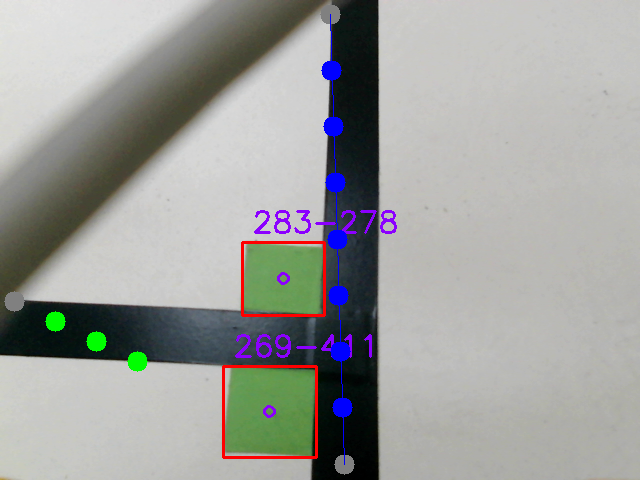
#> input picture python_code/python_code/kode_stz/img/1.png, 640 x 480 px, given in place of the camera
$ python new_sensor_bgr_different_color_13_11_2021.py
#> lines starting #> are read from the running program, lines starting #| are printed output that depends on the picture; after the words box and inside, x2 and y2 are one past the last pixel; in counts of white or black regions, pixels touching at a corner belong together
### python_code/python_code/kode_stz/cord_corr.py
import numpy as np

################################
# Внуртрениие параметры камеры #
################################


Height = 480 #Число пикселей по высоте кадра
Width = 640#Число пикселей по ширине кадра
c_x = Width//2 #Координата центра кадра в пикселях по ширине кадра
c_y = Height//2 #Координата центра кадра в пикселях по высоте кадра

Full_angle_field_visin_by_height = 40.86 #Прописать измеренный полный угол обзора камеры по высоте кадра в градусах
Full_angle_field_visin_by_width = 52.8 #Прописать измеренный полный угол обзора камеры по ширине кадра в градусах

Angle_by_pixel_from_height = Full_angle_field_visin_by_height/Height #Вычисляем число градусов на один пиксель по высоте кадра (float, градусы)
Angle_by_pixel_from_width = Full_angle_field_visin_by_width/Width #Вычисляем число градусов на один пиксель по ширине кадра (float, градусы)


###############################
# Внешние параметры параметры #
###############################
Distance = 0.198#Расстояние до центра кадра в метрах. Можно измерить визируя центр кадра на изображении маркером. Отмечаем точку на листе под маркером центра кадра, измеряем линейкой расстояние от точки до камеры. После проверок можно удалить этот параметр.
Roll_angle = 0# угол крена в градусах, по идее равен нулю для платформы если камера выставлена ровно.
Pith_angle = 90-66.5# угол тангажа в градусах, необходимо измерить, или вычислить. = 90град минус угол между оптической осью (см. измерение дистанции) и плоскостью стола.
h_measured = 0.185#Длина перпендикуляра от камеры до стола в метрах

def calc_cord_object(Object_Center_X_local_u_v_cord, Object_Center_Y_local_u_v_cord):# Расчет координат с учетом углов
    Object_Center_u_cord_cent_cam = Object_Center_X_local_u_v_cord - c_x# Переход к пиксельным координатам в новую систему координат, где начало координат не левый верхний угол, а центр кадра. Координаты объекта пиксельные относительно центра. Здесь Object_Center_X_local_u_v_cord - найденные координаты в системе координат матирицы u-v, где 0 верхний левый угол матрицы, ось u направлена слева направо и соответствует оси Х будущей системы координат, ось v направлена сверху вниз и соответствует оси У новой системы координат.
    Object_Center_v_cord_cent_cam = -Object_Center_Y_local_u_v_cord + c_y# Переход к пиксельным координатам в новую систему координат, где начало координат не левый верхний угол, а центр кадра.
    #print('Координаты объекта пиксельные относительно центра по оси u -->', Object_Center_u_cord_cent_cam)
    #print('Координаты объекта пиксельные относительно центра по оси v -->', Object_Center_v_cord_cent_cam)

    X_object_cam_angle = Object_Center_u_cord_cent_cam * np.deg2rad(Angle_by_pixel_from_width)
    Y_object_cam_angle = Object_Center_v_cord_cent_cam * np.deg2rad(Angle_by_pixel_from_height)
    #print('Угол смещения объекта от центра кадра по оси Х', np.rad2deg(X_object_cam_angle))
    #print('Угол смещения объекта от центра кадра по оси Y', np.rad2deg(Y_object_cam_angle))

    h_calc = Distance * np.cos(np.deg2rad(Roll_angle)) * np.cos(np.deg2rad(Pith_angle)) # Нужно проверить, если все углы и дистанции внесены правильно, h_calc должно совпадать с длиной перпендикуляра от камеры до стола
    if np.absolute(h_calc - h_measured) < 0.01: #Проверяем корректость введенных данных по углам и высотам. После проверок можно удалить это условие вместе с расчетом h_calc и параметром Distance.
       #Окончательно вычисляем координаты объекта в метрах относительно центра кадра с учетом углов установки камеры
       Y_object_cam_cord = h_measured * np.tan(np.deg2rad(Pith_angle) + Y_object_cam_angle) #- h_measured * np.tan(np.deg2rad(Pith_angle))
       gamma_angle = np.arctan(np.sin(np.deg2rad(Roll_angle)) / (np.cos(np.deg2rad(Roll_angle)) * np.cos(np.deg2rad(Pith_angle))))
       X_object_cam_cord = h_measured * np.tan(-gamma_angle + X_object_cam_angle)
    else:# После проверок можно удалить это условие вместе с расчетом h_calc и параметром Distance.
       print('Ошибка! Расчитанная (по измеренной от камеры до центра кадра дистанции и углам установки камеры) высота камеры над столом не соовпадает с измеренной высотой камеры над столом. Для верного расчета необходима корректировка данных')
       X_object_cam_cord = None
       Y_object_cam_cord = None
    return X_object_cam_cord, Y_object_cam_cord

### python_code/python_code/kode_stz/new_sensor_bgr_different_color_13_11_2021.py
#coding=utf8
import os
import numpy as np
import cv2
import serial
import time
import sys
import cord_corr
from cord_corr import calc_cord_object

#######################################
########## Ф У Н К Ц И И ##############
#######################################

########Работа с портом######
def OPEN_SERIAL_PORT():
    ser = serial.Serial(
		port='/dev/ttyUSB0', #port='/dev/ttyACM0',
        # port = 'com8',
		baudrate = 4800,
		bytesize = serial.EIGHTBITS,
		parity = serial.PARITY_NONE,
		stopbits = serial.STOPBITS_ONE,
		xonxoff = False,
		rtscts = False,
		dsrdtr = False,
		timeout = 0.1)
    return ser

# [8 lines of commented-out code are left out]

def SEND_MESANGE_TO_COM_PORT_2(msg):
    # msg = str(rotation) + "," + str(d) + "," + str(alpha) + "," + str(alpha)
    print("Send data in COM : ",msg)
    ser.write(msg.encode())


######### Детектор линии#########
def line_detect(img, threshold_image, x_1, y_1, x_2, y_2, color):
    x_cent = int((x_1 + x_2) / 2)
    y_cent = int((y_1 + y_2) / 2)
    # print('h, w', h, w)
    # print('x_cent', x_cent)
    # print('y_cent', y_cent)

    x1_cent = x_cent - r_s
    if x1_cent < 0:
        x1_cent = 0
    if x1_cent > w:
        x1_cent = w

    x2_cent = x_cent + r_s
    if x2_cent < 0:
        x2_cent = 0
    if x2_cent > w:
        x2_cent = w

    y1_cent = y_cent - r_s
    if y1_cent < 0:
        y1_cent = 0
    if y1_cent > h:
        y1_cent = h

    y2_cent = y_cent + r_s
    if y2_cent < 0:
        y2_cent = 0
    if y2_cent > h:
        y2_cent = h

    if x1_cent > x2_cent:
        mem = x2_cent
        x2_cent = x1_cent
        x1_cent = mem
    if y1_cent > y2_cent:
        mem = y2_cent
        y2_cent = y1_cent
        y1_cent = mem

    # print('x1_cent : x2_cent, y1_cent : y2_cent', x1_cent , x2_cent, y1_cent , y2_cent)
    slase_cent = threshold_image[y1_cent: y2_cent, x1_cent: x2_cent]
    # print('type(slase_cent)', type(slase_cent))
    # print('type(slase_cent)', slase_cent)
    slase_cent_1 = np.copy(slase_cent)
    # print('type(slase_cent_1)', type(slase_cent_1))
    slase_cent_1 = cv2.bitwise_not(slase_cent_1)
    # print('type(slase_cent_1)', type(slase_cent_1))

    # cv2.imshow('slase_cent_1', slase_cent_1)
    # cv2.waitKey(100)

    slase_cent_sum = int(np.sum(slase_cent) / 255)
    # print('color', color)
    # print('slase_cent_sum', slase_cent_sum)
    calibration_line_cent = int(abs((x2_cent - x1_cent)) * abs((y2_cent - y1_cent)) / 3)
    # print('calibration_line_cent', calibration_line_cent)
    if slase_cent_sum >= calibration_line_cent:
        point = 1
        cv2.circle(img, (x_cent, y_cent), 10, color, -1)
    else:
        point = 0

    # threshold_image[y_cent-int(slase_cent_1.shape[0]/2) : y_cent + slase_cent_1.shape[0] -int(slase_cent_1.shape[0]/2), x_cent - int(slase_cent_1.shape[1]/2) : x_cent+slase_cent_1.shape[1]- int(slase_cent_1.shape[1]/2)] = slase_cent_1
    return point, x_cent, y_cent

############# Рисование линии ##################
def line_show(img, threshold_image, x_1, y_1, x_2, y_2, color):
    point_1, x_cent_1, y_cent_1 = line_detect(img, threshold_image, x_1, y_1, x_2, y_2, color)  # midle
    point_2, x_cent_2, y_cent_2 = line_detect(img, threshold_image, x_1, y_1, x_cent_1, y_cent_1,
                                              color)  # start to midle
    point_3, x_cent_3, y_cent_3 = line_detect(img, threshold_image, x_cent_1, y_cent_1, x_2, y_2, color)  # midle to end

    point_4, x_cent_4, y_cent_4 = line_detect(img, threshold_image, x_1, y_1, x_cent_2, y_cent_2,
                                              color)  # start to (start to midle)
    point_5, x_cent_5, y_cent_5 = line_detect(img, threshold_image, x_cent_2, y_cent_2, x_cent_1, y_cent_1, color)
    point_6, x_cent_6, y_cent_6 = line_detect(img, threshold_image, x_cent_1, y_cent_1, x_cent_3, y_cent_3, color)
    point_7, x_cent_7, y_cent_7 = line_detect(img, threshold_image, x_cent_3, y_cent_3, x_2, y_2, color)

    point_all = np.array([point_1, point_2, point_3, point_4, point_5, point_6, point_7])

    point_sum = np.sum(point_all)
    if point_sum >= point_all.shape[0] - 3:  # - kolvo tochek, kot moget ne bit

        line = cv2.line(img, (int(x_1), int(y_1)), (int(x_2), int(y_2)), color, 1)
    return img

###################################
###Вычисление центра T - перекрестка###
###################################
def calc_center_crossroads(x_left, y_left, x_right, y_right, x_bottom, y_bottom):
    d_x = x_right - x_left
    d_y = y_right - y_left
    x_cross = ((y_bottom - y_left) * d_x * d_y + (d_x ** 2) * x_bottom + (d_y ** 2) * x_left) / (d_y ** 2 + d_x ** 2)
    if d_x != 0:
        y_cross = (d_y / d_x) * (x_cross - x_left) + y_left
    else:
        y_cross = (d_x / d_y) * (x_cross - x_bottom) + y_bottom
    #print('x_cross, y_cross', x_cross, y_cross)
    # x_cross = int(x_cross)
    return x_cross, y_cross

###################################
###Вычисление координат вектора####
###################################
def calc_vector(M0, M1): # M0, M1 - массивы numpy
    x = M1[0] - M0[0]
    y = M0[1] - M1[1]
    # return np.array(M1 - M0)
    return np.array([x, y])
################################################
###Определение знака векторного произведения####
###Испл. для определения стороны расположения###
####### объекта относиительно прямой############
def sign_vector_multiplication(a, b):
    applicate = a[0] * b[1] - a[1] * b[0]
    #print("applicate =", applicate)
    if applicate > 0:
        return -1 # объект слева
    elif applicate < 0:
        return 1 # объект справа
    else:
        return 0 # объект на линии движения

###################################
####Анализ проезда перекрестка#####
###################################
def scenario_crossroads(top, bottom, left, right, cord):
    # Возможные варианты:
    # 0 - Прямо
    # 1 - Влево
    # 2 - Вправо
    # 3 - Назад (разворот)
    #####################
    if left[0] == 0 and left[1] == 0 and right[0] == 0 and right[1] == 0:
        return 0        # перекреска нет
    else:
        a = calc_vector(left, right)
        b = calc_vector(left, cord)
        sign = sign_vector_multiplication(a, b);
        #print("1) a, b -->", a, b, sign)
        if sign > 0:
            a = calc_vector(bottom, top)
            b = calc_vector(bottom, cord)
            #print("2) a, b -->", a, b, sign)
            sign = sign_vector_multiplication(a, b)
            if sign < 0:
                return 1    # поворот налево
            else:
                return 2    # поворот направо
        else:
            return 0        # прямо

# [21 lines left out: function fit_circle, not called in this run]

####################################################################
####################################################################
####################################################################
####################################################################
####################################################################
####################################################################

#######################################
#######Настройка цветовых фильтров#####
#######################################
# HSV for blue
hsv_min_blue = np.array((85, 55, 115), np.uint8)
hsv_max_blue = np.array((180, 255, 255), np.uint8)
# HSV for blue (search BALL)
hsv_min_black_ball = np.array((0, 0, 0), np.uint8)
hsv_max_black_ball = np.array((100, 255, 50), np.uint8)
# HSV for green
hsv_min_green = np.array((35, 55, 115), np.uint8)   # 35,55,115
hsv_max_green = np.array((83, 255, 255), np.uint8)  # 83,255,255
# HSV for red
hsv_min_red_1 = np.array((0, 55, 115), np.uint8)
hsv_max_red_1 = np.array((10, 255, 255), np.uint8)
hsv_min_red_2 = np.array((160, 55, 115), np.uint8)
hsv_max_red_2 = np.array((179, 255, 255), np.uint8)

################################################
#####Настройка поиска линии#####################
###########################№####################
h_s = 30#shirina zoni vdol kraya kadra
r_s = 15#shirina zoni proverki tcentra linii
calibration_line_tikcness = 200# 200nastroyka chuvstvitelnosti k chernomu (tolshine linii)

##################################
#Просто цвета вывода рамок для найденых объектов,
#после настройки можно удалить####
##################################
color_orange_blue = (0, 128, 255)
color_purple_green = (255, 0, 139)
color_yellow_red = (0,255,255)
color_white_black = (255, 255, 255)

#######################################
#####конфигурируем и стартуем камеру###
#######################################
'''
0. CAP_PROP_POS_MSEC Current position of the video file in milliseconds.
1. CAP_PROP_POS_FRAMES 0-based index of the frame to be decoded/captured next.
2. CAP_PROP_POS_AVI_RATIO Relative position of the video file
3. CAP_PROP_FRAME_WIDTH Width of the frames in the video stream.
4. CAP_PROP_FRAME_HEIGHT Height of the frames in the video stream.
5. CAP_PROP_FPS Frame rate.
6. CAP_PROP_FOURCC 4-character code of codec.
7. CAP_PROP_FRAME_COUNT Number of frames in the video file.
8. CAP_PROP_FORMAT Format of the Mat objects returned by retrieve() .
9. CAP_PROP_MODE Backend-specific value indicating the current capture mode.
10. CAP_PROP_BRIGHTNESS Brightness of the image (only for cameras).
11. CAP_PROP_CONTRAST Contrast of the image (only for cameras).
12. CAP_PROP_SATURATION Saturation of the image (only for cameras).
13. CAP_PROP_HUE Hue of the image (only for cameras).
14. CAP_PROP_GAIN Gain of the image (only for cameras).
15. CAP_PROP_EXPOSURE Exposure (only for cameras).
16. CAP_PROP_CONVERT_RGB Boolean flags indicating whether images should be converted to RGB.
17. CAP_PROP_WHITE_BALANCE Currently unsupported
18. CAP_PROP_RECTIFICATION Rectification flag for stereo cameras (note: only supported by DC1394 v 2.x backend currently)
'''


Width = 640
Height = 480
detector = cv2.QRCodeDetector() #включаем  QRCode detector

for i in range(0, 4):   # Перебор камер (0 ... 4)
    print('Номер камеры: i =', i)
    cap = cv2.VideoCapture(int(i))                      #объект камеры
    # cap = cv2.VideoCapture(int(i), cv2.CAP_DSHOW)    #объект камеры (for Windows)
	    # создается тут, иногда (например при
            # повторном включении за сеанс или при подключении второй камеры) номер девайса
            # (CAM_ID) должен быть изменен на другой
            # параметр "cv2.CAP_DSHOW" отвечает за выдачу предупреждения "terminating async callback"

    cap.set(cv2.CAP_PROP_FRAME_WIDTH, Width)#объекту камеры назначается ширина ROI в пикселях
    cap.set(cv2.CAP_PROP_FRAME_HEIGHT, Height)#объекту камеры назначается высота ROI в пикселях

   #print(cap.get(cv2.CAP_PROP_FOURCC))#команда дает текущий Формат кодека кадра, для awer media - YUY2 (соответствие PC98).

   #sys.exit()
    time.sleep(3)
    ret, img = cap.read()
#> img is the input picture: shape (480, 640, 3); mean B, G, R 155.7, 158.5, 157.3
    if ret == True:
        print('Чтение кадра (ret) успешное? -->', ret)
#| Чтение кадра (ret) успешное? --> True
        break
    else:
        print('!!!!!!!!!!!!!!!!!!!!!!!!!!!!!!!!!!!!!')

#######################################
#####Стартуем порт#####################
#######################################
ser = OPEN_SERIAL_PORT()
try:
    ser.isOpen()
except:
    print("serial not open")
    exit(0)

###################################
#######Назначаем номера цветов#####
###################################
Red_ID = 0
Green_ID = 1
Blue_ID = 2
Black_ID = 3

time_send_delay = 5
count_frame = 0
start_time = time.time()


while True:
    ret, img = cap.read()
    img[450:, :, :] = 255 # замаскирование нижней части изображения
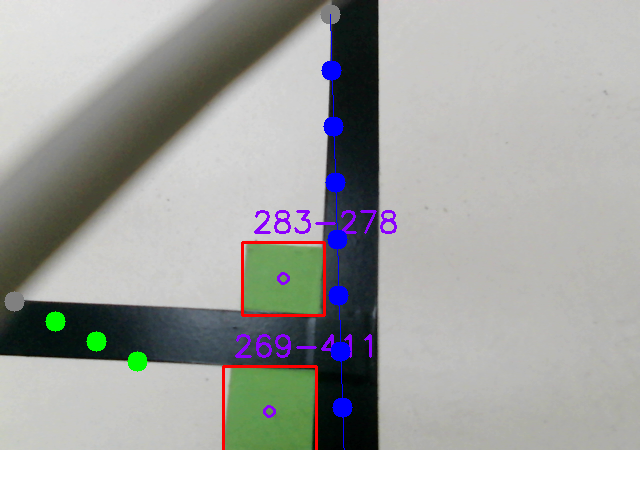
#> img: shape (480, 640, 3); 6.25% of pixels changed, all inside (x1, y1, x2, y2) = (0, 450, 640, 480)

    # детектирование QR-кода для перезагрузки или выключения
    if count_frame % 30 == 0:
        data, _, _ = detector.detectAndDecode(img)
#> data = ''
        if data:
            print("QR Code detected-->", data)
            os.system(data)

    #cv2.imshow('RAW', img)
    # преобразуем RGB картинку в HSV модель
    hsv = cv2.cvtColor(img, cv2.COLOR_BGR2HSV)
#> hsv: shape (480, 640, 3); mean H, S, V 35.2, 29.9, 170.3
    img_line = np.copy(img)
    # img_0 = np.copy(img)      # для поиска черных шаров

    #############################################################
    # поиск маркеров Red_ID = 0, Green_ID = 1, Blue_ID = 2
    #############################################################
    # применяем цветовой фильтр
    thresh_blue = cv2.inRange(hsv, hsv_min_blue, hsv_max_blue)
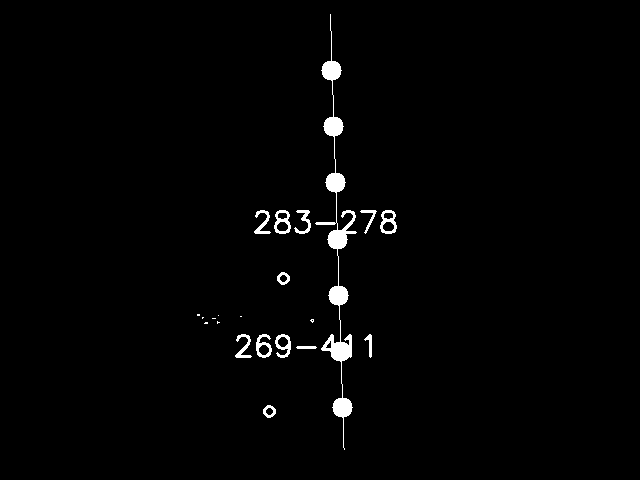
#> thresh_blue: shape (480, 640); 1.5% white; 21 white regions (8 under 20 px), largest, box (x1, y1, x2, y2) and area: (315, 14, 357, 450) 2904, (274, 210, 291, 234) 201, (380, 210, 397, 234) 201
    thresh_black_ball = cv2.inRange(hsv, hsv_min_black_ball, hsv_max_black_ball)
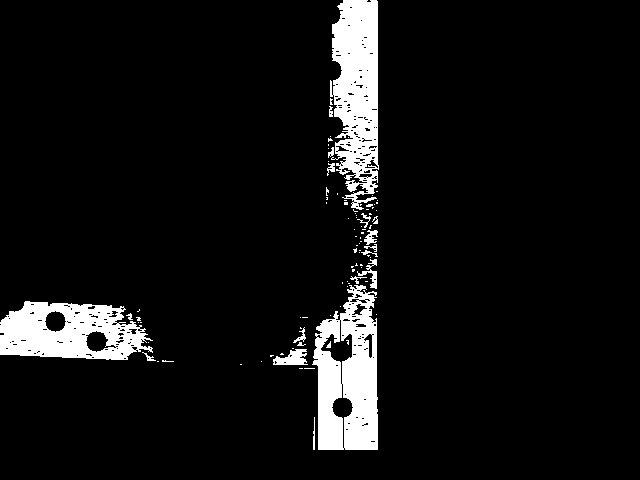
#> thresh_black_ball: shape (480, 640); 7.2% white; 95 white regions (76 under 20 px), largest, box (x1, y1, x2, y2) and area: (312, 285, 378, 450) 7384, (330, 0, 379, 210) 7291, (0, 301, 153, 360) 6027
    thresh_green = cv2.inRange(hsv, hsv_min_green, hsv_max_green)
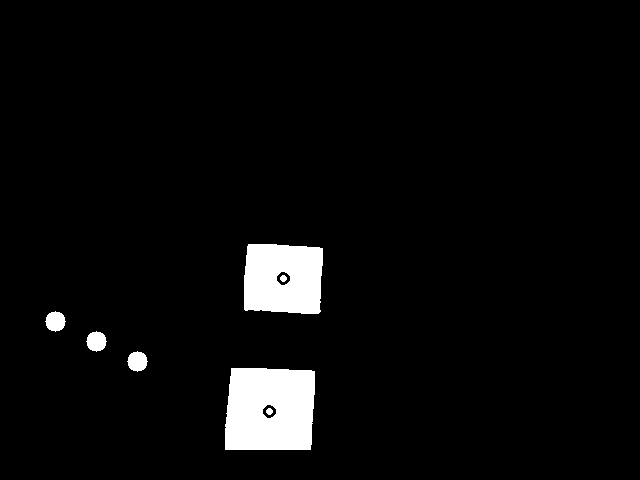
#> thresh_green: shape (480, 640); 4.2% white; 7 white regions, largest, box (x1, y1, x2, y2) and area: (225, 368, 315, 450) 6854, (244, 244, 323, 314) 5003, (45, 311, 66, 332) 317
    thresh_red_1 = cv2.inRange(hsv, hsv_min_red_1, hsv_max_red_1)
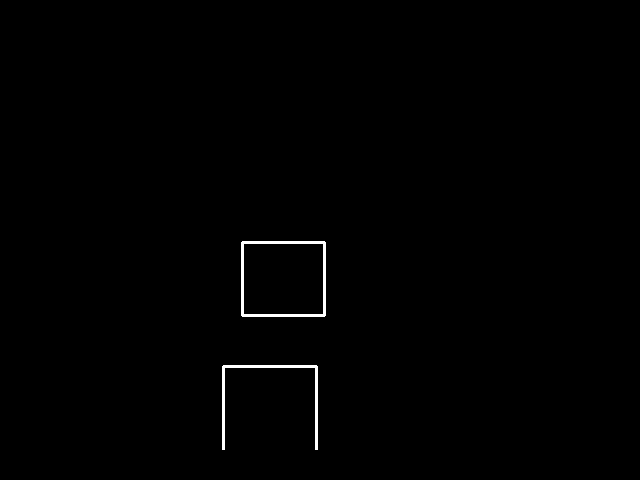
#> thresh_red_1: shape (480, 640); 0.55% white; 2 white regions
    thresh_red_2 = cv2.inRange(hsv, hsv_min_red_2, hsv_max_red_2)
#> thresh_red_2: shape (480, 640); every value is 0
    thresh_red = cv2.bitwise_or(thresh_red_1, thresh_red_2)

    contours_blue, hierarchy = cv2.findContours(thresh_blue, cv2.RETR_TREE, cv2.CHAIN_APPROX_SIMPLE)
#> contours_blue = 31 contours, 9 with area under 20; largest, box (x1, y1, x2, y2) and area: (315, 14, 357, 450) 2347, (380, 210, 397, 234) 295, (274, 210, 291, 234) 295, (275, 334, 291, 358) 220, (256, 334, 272, 358) 220
#> (the rest of the program and of its run is left out)
